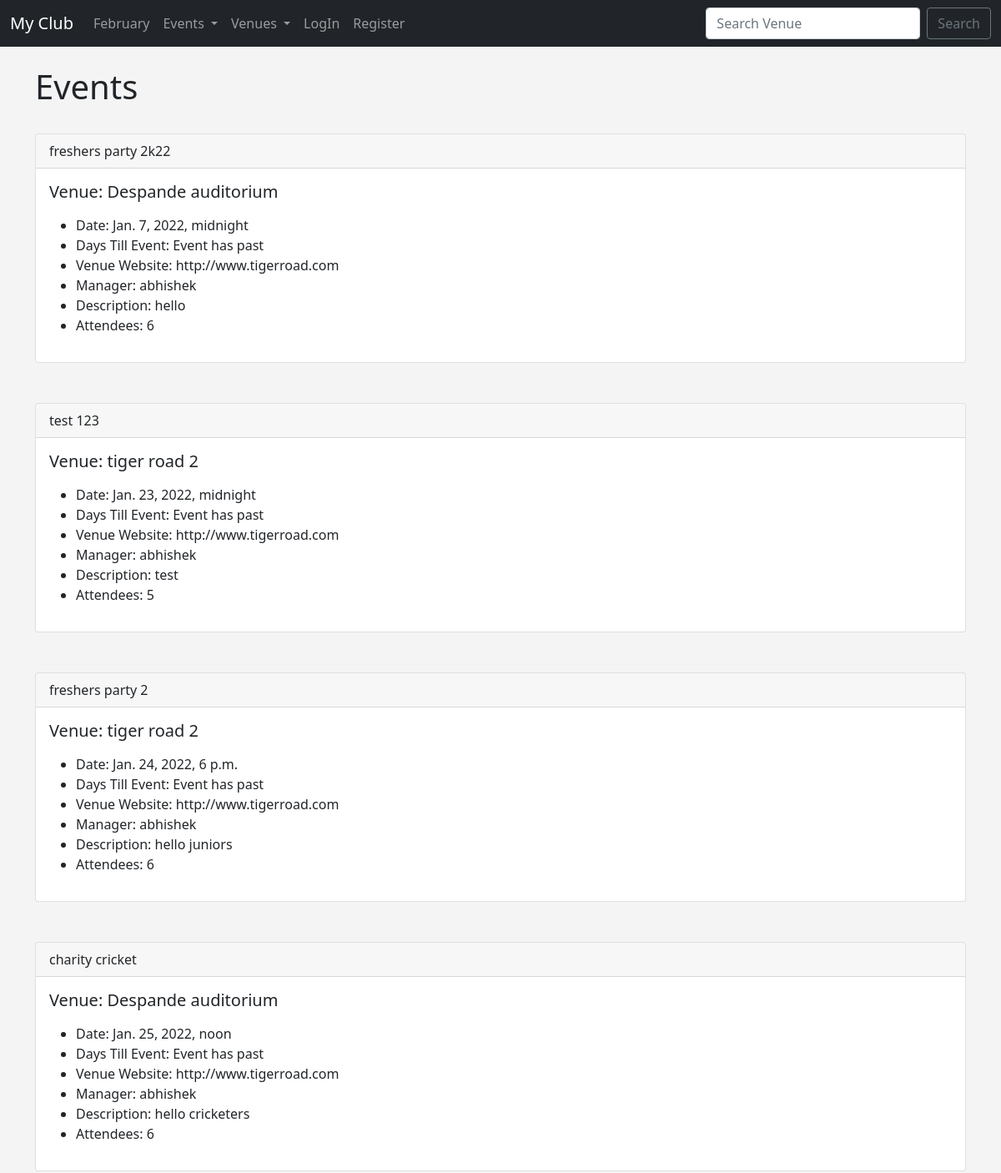
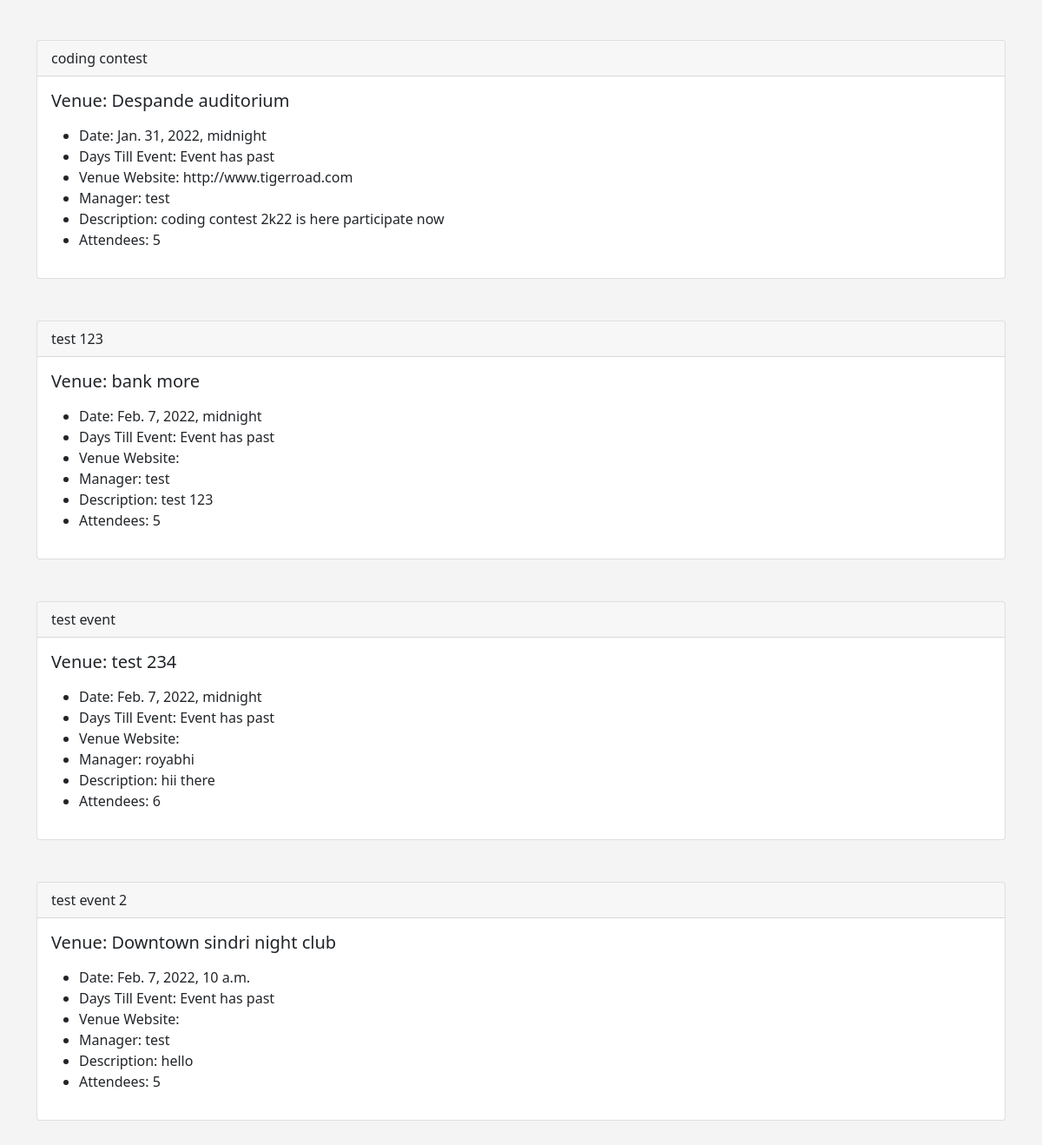
Screenshot of /events/ with the database file from the repository (2 pictures, top to bottom).
### events/models.py (models this page shows)
class Event(models.Model):
    name = models.CharField('Event Name', max_length=120)
    event_date = models.DateTimeField('Event Date')
    venue = models.ForeignKey(Venue, blank=True,null=True, on_delete=models.CASCADE)
    manager = models.ForeignKey(User,blank=True,null=True,on_delete=models.SET_NULL)
    description = models.TextField(blank=True, )
    attendees = models.ManyToManyField(User,blank=True, related_name='attendees')
    def __str__(self):
        return self.name
    @property
    def Days_till(self):
        today = date.today()
        days_till = self.event_date.date() - today
        days_till_stripped = str(days_till).split(",", 1)[0]
        days_left = int(days_till_stripped.split(" ", 1)[0])
        if days_left > 0:
            return days_till_stripped
        else:
            return "Event has past"

class Venue(models.Model):
    name = models.CharField('Venue Name', max_length=120)
    address = models.CharField(max_length=300)
    zip_code = models.CharField('Zip Code', max_length=6)
    phone = models.CharField('Contact Number', max_length=25, blank=True)
    web = models.URLField('Website Address', blank=True)
    email = models.EmailField('Email', blank=True)
    owner = models.IntegerField('Venue Owner', blank=False, default=1)
    venue_image = models.ImageField(null=True, blank=True, upload_to="images/")
    def __str__(self):
        return self.name

### events/views.py (the view)
# urls.py: path('events/', all_events, name='list-events'),
def all_events(request):
    event_list = Event.objects.all().order_by('event_date')
    return render(request, 'events/event.html',
    {"event_list": event_list})

### events/templates/events/event.html (shortened to what this page needs)
{% extends 'events/base.html' %}
{% load mathfilters %}
{% block content %}
<h1>Events</h1>
<br />
{% for event in event_list %}
<div class="card">
    <div class="card-header">
      {{ event }}
    </div>
    <div class="card-body">
      <h5 class="card-title">Venue: {{ event.venue }}</h5>
      <p class="card-text">
          <ul>
              <li>Date: {{ event.event_date }}</li>
              <li>Days Till Event: {{ event.Days_till }}</li>
              <li>Venue Website: {{ event.venue.web }}</li>
              <li>Manager: {{ event.manager }}</li>
              <li>Description: {{ event.description }}</li>
              <li>Attendees: {{ event.attendees.all.count }} <br />
              </li>
          </ul>
      </p>
    </div>
  </div>
<br /><br />
{% endfor %}
<br /><br />
{% endblock %}

### events/templates/events/base.html (shortened to what this page needs)
<!doctype html>
<html lang="en">
  <head>
    <link href="https://cdn.jsdelivr.net/npm/bootstrap@5.1.3/dist/css/bootstrap.min.css" rel="stylesheet">
  </head>
  <body>
    {% include 'events/navbar.html' %}
      <br />
      <div class="container">
        {% block content %}
        {% endblock%}
      </div>
  </body>
</html>

### events/templates/events/navbar.html (shortened to what this page needs)
<nav class="navbar navbar-expand-lg navbar-dark bg-dark">
    <div class="container-fluid">
      <a class="navbar-brand" href="{% url 'home' %}">My Club</a>
      <div class="collapse navbar-collapse" id="navbarSupportedContent">
        <ul class="navbar-nav me-auto mb-2 mb-lg-0">
          <li class="nav-item">
            <a class="nav-link" href="{% url 'home' '2022' 'February' %}">February</a>
          </li>
          <li class="nav-item dropdown">
            <a class="nav-link dropdown-toggle" href="#" id="navbarDropdown" role="button" data-bs-toggle="dropdown" aria-expanded="false">
              Events
            </a>
          </li>
        <li class="nav-item dropdown">
            <a class="nav-link dropdown-toggle" href="#" id="navbarDropdown" role="button" data-bs-toggle="dropdown" aria-expanded="false">
              Venues
            </a>
          </li>
          {% if user.is_authenticated %}
          <li class="nav-item">
            <a class="nav-link" href="{% url 'logout' %}">Logout</a>
          </li>
          <li>
            <a class="nav-link" href="{% url 'change-password' %}">Password Reset</a>
          </li>
          {% else %}
          <li class="nav-item">
            <a class="nav-link" href="{% url 'login' %}">LogIn</a>
          </li>
          <li class="nav-item">
            <a class="nav-link" href="{% url 'register' %}">Register</a>
          </li>
          {% endif %}
        </ul>
        <form class="d-flex" method="POST" action="{% url 'search-venue' %}">
          <input class="form-control me-2" type="search" placeholder="Search Venue" aria-label="Search" name="searched">
          <button class="btn btn-outline-secondary" type="submit">Search</button>
        </form>
      </div>
    </div>
  </nav>

### events/templates/events/base.html (style rules this page uses)
body { background: #f4f4f4; }

### rows the page displays
Event: name "freshers party 2k22", venue "Despande auditorium", event_date "Jan. 7, 2022, midnight", Days_till "Event has past", venue.web "http://www.tigerroad.com", manager "abhishek", description "hello", attendees.all.count "6"
Event: name "test 123", venue "tiger road 2", event_date "Jan. 23, 2022, midnight", Days_till "Event has past", venue.web "http://www.tigerroad.com", manager "abhishek", description "test", attendees.all.count "5"
Event: name "freshers party 2", venue "tiger road 2", event_date "Jan. 24, 2022, 6 p.m.", Days_till "Event has past", venue.web "http://www.tigerroad.com", manager "abhishek", description "hello juniors", attendees.all.count "6"
Event: name "charity cricket", venue "Despande auditorium", event_date "Jan. 25, 2022, noon", Days_till "Event has past", venue.web "http://www.tigerroad.com", manager "abhishek", description "hello cricketers", attendees.all.count "6"
Event: name "coding contest", venue "Despande auditorium", event_date "Jan. 31, 2022, midnight", Days_till "Event has past", venue.web "http://www.tigerroad.com", manager "test", description "coding contest 2k22 is here participate now", attendees.all.count "5"
Event: name "test 123", venue "bank more", event_date "Feb. 7, 2022, midnight", Days_till "Event has past", manager "test", description "test 123", attendees.all.count "5"
Event: name "test event", venue "test 234", event_date "Feb. 7, 2022, midnight", Days_till "Event has past", manager "royabhi", description "hii there", attendees.all.count "6"
Event: name "test event 2", venue "Downtown sindri night club", event_date "Feb. 7, 2022, 10 a.m.", Days_till "Event has past", manager "test", description "hello", attendees.all.count "5"
